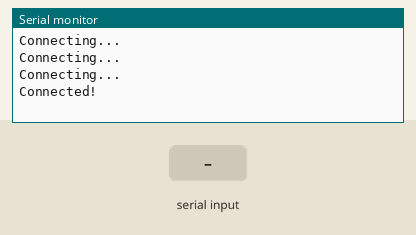
The sketch below on a simulated ESP32. Parts: the last lines printed to the serial monitor. The test bench sets the inputs (shaded band). WiFi joins after 1.5 s; servers stay silent unless stated.

Above: at 2.7 s.
2.8 s: "listen" received over Serial
At 4.8 s:
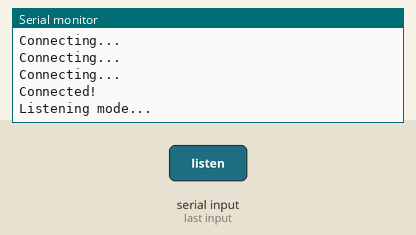
5.3 s: "speak" received over Serial
At 6.7 s:
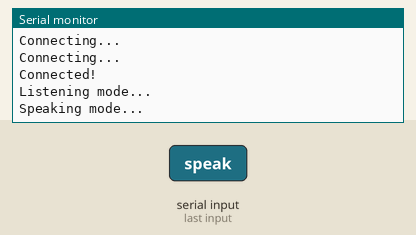

Measured:
- after the input at 2.8 s, the serial monitor: prints a new line after 1.0 s (image 1)
- after the input at 5.3 s, the serial monitor: prints a new line after 1.0 s (image 2)

The sketch:

v2_voice_assistant.ino
```cpp
// v2_voice_assistant.ino

#include <WiFi.h>

const char* ssid = "YOUR_WIFI";
const char* password = "YOUR_PASS";

void setup() {
  Serial.begin(115200);
  WiFi.begin(ssid, password);

  while (WiFi.status() != WL_CONNECTED) {
    delay(500);
    Serial.println("Connecting...");
  }

  Serial.println("Connected!");
}

void loop() {
  // Listen for serial commands
  if (Serial.available()) {
    String cmd = Serial.readString();

    if (cmd == "listen") {
      Serial.println("Listening mode...");
    }
    if (cmd == "speak") {
      Serial.println("Speaking mode...");
    }
  }
}
```
